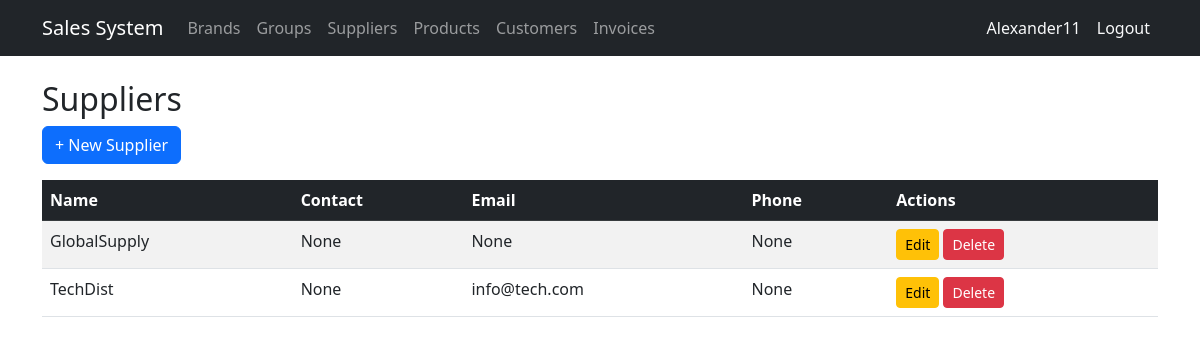
The app's page /suppliers/ (signed in), older data.
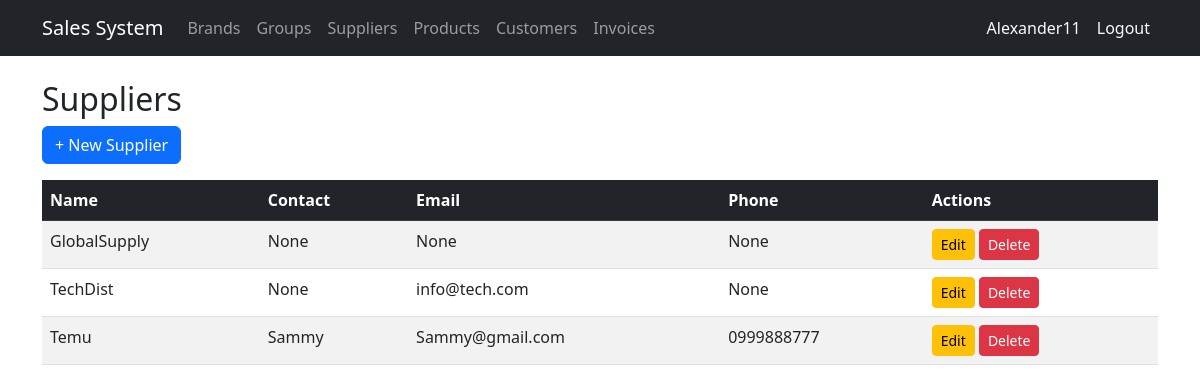
The same page, newer data.
### billing/models.py (models this page shows, shortened)
class Supplier(models.Model):
    name = models.CharField(max_length=200, verbose_name='Company Name')
    contact_name = models.CharField(max_length=200, blank=True, null=True)
    email = models.EmailField(blank=True, null=True)
    phone = models.CharField(max_length=20, blank=True, null=True)
    address = models.TextField(blank=True, null=True)
    is_active = models.BooleanField(default=True)
    created_at = models.DateTimeField(auto_now_add=True)
    updated_at = models.DateTimeField(auto_now=True)
    class Meta:
        verbose_name = 'Supplier'
        verbose_name_plural = 'Suppliers'
        ordering = ['name']

### billing/views.py (the view)
# urls.py: path('suppliers/', views.SupplierListView.as_view(), name='supplier_list'),
class SupplierListView(LoginRequiredMixin, ListView):
    model = Supplier; template_name = 'billing/supplier_list.html'; context_object_name = 'items'

### billing/templates/billing/supplier_list.html (shortened to what this page needs)
{% extends 'billing/base.html' %}
{% block content %}
<h2>Suppliers</h2>
<a href="{% url 'billing:supplier_create' %}" class="btn btn-primary mb-3">+ New Supplier</a>
<table class="table table-striped table-hover">
  <thead class="table-dark">
    <tr><th>Name</th><th>Contact</th><th>Email</th><th>Phone</th><th>Actions</th></tr>
  </thead>
  <tbody>
    {% for item in items %}
    <tr>
      <td>{{ item.name }}</td>
      <td>{{ item.contact_name }}</td>
      <td>{{ item.email }}</td>
      <td>{{ item.phone }}</td>
      <td>
        <a href="{% url 'billing:supplier_update' item.pk %}" class="btn btn-sm btn-warning">Edit</a>
        <a href="{% url 'billing:supplier_delete' item.pk %}" class="btn btn-sm btn-danger">Delete</a>
      </td>
    </tr>
    {% empty %}
    <tr><td colspan="5" class="text-center">No records.</td></tr>
    {% endfor %}
  </tbody>
</table>
{% endblock %}

Row changes from the older to the newer data that the page shows:
added Supplier: name "Temu", contact_name "Sammy", email "Sammy@gmail.com", phone "0999888777"
